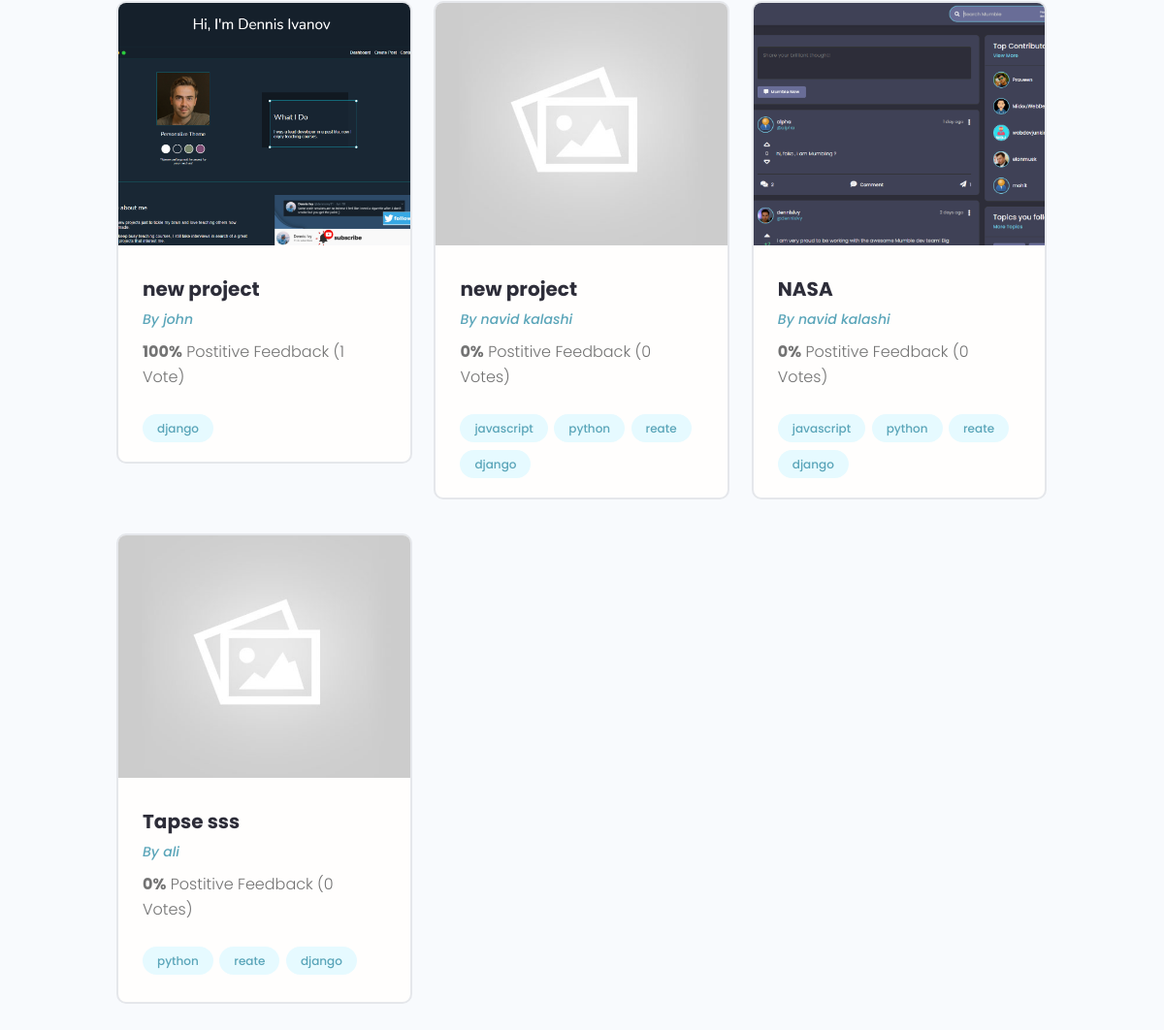
The page /projects/ (lower part) on the database as committed earlier.
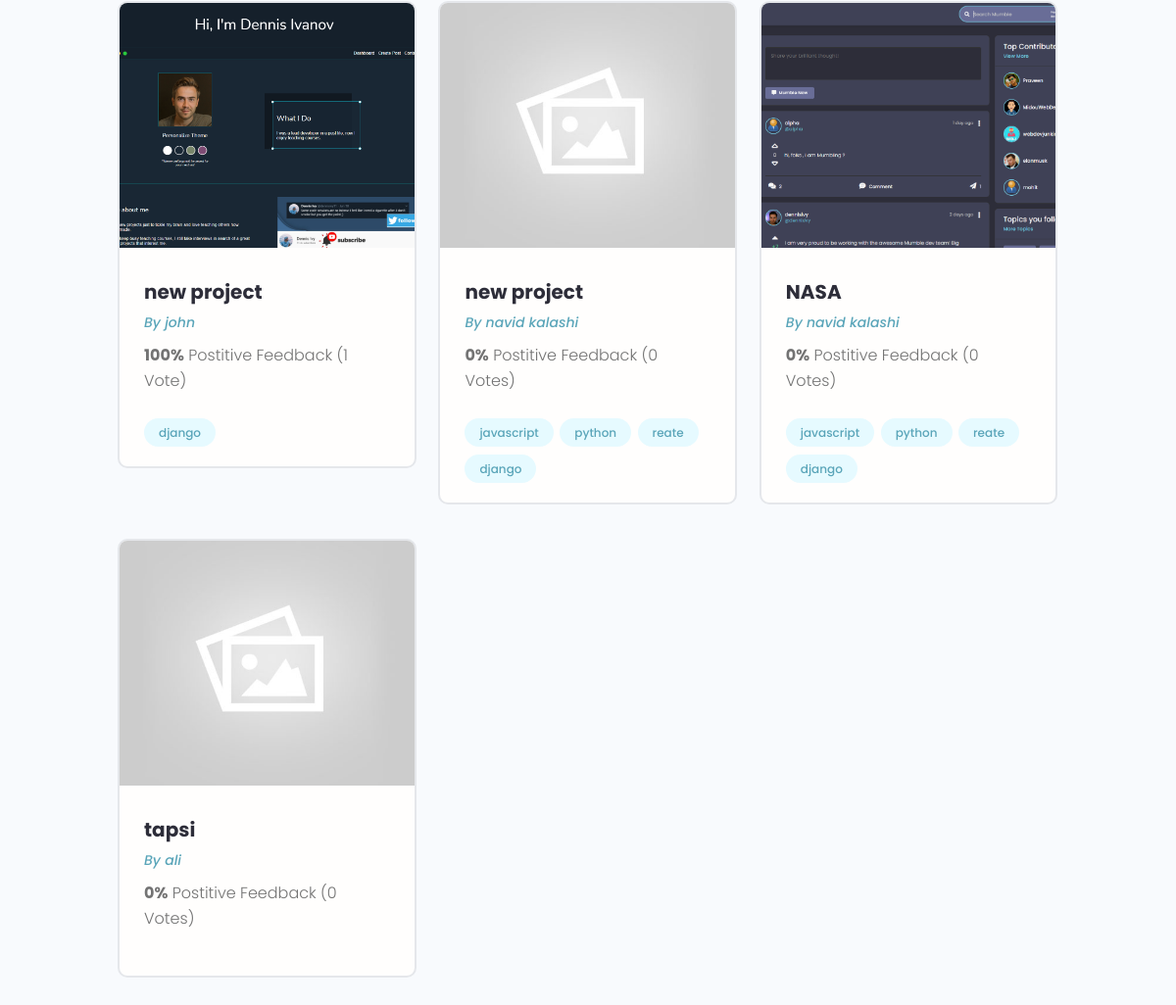
The same page on the database as committed later.
### projects/models.py (models this page shows, shortened)
class Project(models.Model):
    owner = models.ForeignKey(Profile, on_delete=models.SET_NULL, null=True, blank=True)
    title = models.CharField(max_length=200)
    description = models.TextField(null=True, blank=True)
    featured_image = models.ImageField(null=True, blank=True, default='default.jpg')
    demo_link = models.CharField(max_length=2000, null=True, blank=True)
    source_link = models.CharField(max_length=2000, null=True, blank=True)
    tags = models.ManyToManyField('Tag', blank=True)
    vote_total = models.IntegerField(default=0, null=True, blank=True)
    vote_ratio = models.IntegerField(default=0, null=True, blank=True)
    created = models.DateTimeField(auto_now_add=True)
    id = models.UUIDField(default=uuid.uuid4, unique=True, primary_key=True, editable=False)

class Tag(models.Model):
    name = models.CharField(max_length=200)
    created = models.DateTimeField(auto_now_add=True)
    id = models.UUIDField(default=uuid.uuid4, unique=True, primary_key=True, editable=False)
    def __str__(self):
        return self.name

### users/models.py (models this page shows, shortened)
class Profile(models.Model):
    user = models.OneToOneField(User, on_delete=models.CASCADE, null=True, blank=True)
    name = models.CharField(max_length=200, null=True, blank=True)
    email = models.EmailField(max_length=500, null=True, blank=True)
    username = models.CharField(max_length=200, null=True, blank=True)
    location = models.CharField(max_length=200, null=True, blank=True)
    short_intro = models.CharField(max_length=200, null=True, blank=True)
    bio = models.TextField(null=True, blank=True)
    profile_image = models.ImageField(null=True, blank=True, upload_to='profiles/', default='profiles/user-default.png')
    social_github = models.CharField(max_length=200, null=True, blank=True)
    social_twitter = models.CharField(max_length=200, null=True, blank=True)
    social_linkedin = models.CharField(max_length=200, null=True, blank=True)
    social_youtube = models.CharField(max_length=200, null=True, blank=True)
    social_website = models.CharField(max_length=200, null=True, blank=True)
    created = models.DateTimeField(auto_now_add=True)
    id = models.UUIDField(default=uuid.uuid4, unique=True, primary_key=True, editable=False)

### projects/views.py (the view)
# urls.py: path('projects/', include('projects.urls')),
def projects(request):
    projects = Project.objects.all()
    context = {'projects': projects}
    return render(request, 'projects/projects.html', context)

### projects/templates/projects/projects.html (shortened to what this page needs)
{% extends 'main.html' %}
{% block content %}
<main class="projects">
    <section class="projectsList">
      <div class="container">
        <div class="grid grid--three">
            {% for project in projects %}
            <div class="column">
              <div class="card project">
                <a href="{% url 'project' project.id %}" class="project">
                  <img class="project__thumbnail" src="{{project.featured_image.url}}" alt="project thumbnail" />
                  <div class="card__body">
                    <h3 class="project__title">{{project.title}}</h3>
                    <p><a class="project__author" href="{% url 'user-profile' project.owner.id %}">By {{project.owner.name}}</a></p>
                    <p class="project--rating">
                      <span style="font-weight: bold;">{{project.vote_ratio}}%</span> Postitive
                      Feedback ({{project.vote_total}} Vote{{project.vote_total|pluralize:'s'}})
                    </p>
                    <div class="project__tags">
                        {% for tag in project.tags.all %}
                        <span class="tag tag--pill tag--main">
                          <small>{{tag}}</small>
                        </span>
                        {% endfor %}
                    </div>
                  </div>
                </a>
              </div>
            </div>
            {% endfor %}
        </div>
      </div>
    </section>
  </main>
{% endblock content %}

### templates/main.html (shortened to what this page needs)
<!DOCTYPE html>
{% load static %}
<html lang="en">
<head>
    <link rel="stylesheet" href="https://cdn.iconmonstr.com/1.3.0/css/iconmonstr-iconic-font.min.css" />
    <link rel="stylesheet" href="{% static 'uikit/styles/uikit.css' %}" />
    <link rel="stylesheet" href="{% static 'styles/app.css' %}" />
</head>
<body>
    {% block content %}{% endblock content %}
</body>
</html>

### templates/navbar.html (shortened to what this page needs)
{% load static %}

### static/styles/app.css (style rules this page uses)
:root { --color-sub: #2d2d39; }
.card { border: 2px solid var(--color-light); }
img { width: 100%; }
.project__author { font-size: 1.4rem; font-style: italic; }
.project--rating { margin-bottom: 1.6em; margin-top: .5em; }
.projectsList { margin-top: 8rem; }
.project__thumbnail { height: 25rem; object-fit: cover; object-position: top center; }
.project__title { font-size: 2rem; font-weight: 700; color: var(--color-sub); }

### static/uikit/styles/modules/_variables.css (style rules this page uses)
:root { --color-main: #5aa5b9; --color-main-light: #e6faff; --color-sub: #3f4156; --color-sub-light: #51546e; --color-sub-lighter: #ededfd; --color-text: #737373; --color-gray: #8b8b8b; --color-light: #e5e7eb; --color-light-gray: #767676; --color-bg: #f8fafd; --color-white: #fffefd; --color-white-light: #f3f3f3; --color-success: #359e64; --color-success-bg: #def8e8; --color-error: #fc4b0b; --color-error-bg: #fff2ee; --font-base: 'Poppins', arial, helvetica, 'Segoe UI', roboto, ubuntu, sans-serif; --font-monospace: 'Fira Code', 'Courier New', courier, monospace; --font-regular: 300; --font-medium: 500; --font-bold: 700; --generic-shadow: 1px 1px 5px #00000010; --generic-transition: all 0.3s ease-in-out; }

### static/uikit/styles/modules/_base.css (style rules this page uses)
* { margin: 0; padding: 0; box-sizing: border-box; text-rendering: optimizeLegibility; color: inherit; font-size: inherit; }
html { font-size: 50%; }
@media only screen and (min-width: 480px) { html { font-size: 56.25%; } }
@media only screen and (min-width: 1200px) { html { font-size: 62.5%; } }
body { line-height: 1.6; font-weight: 400; font-size: 1.5rem; color: var(--color-text); background-color: var(--color-bg); min-height: 100vh; }

### static/uikit/styles/modules/_typography.css (style rules this page uses)
* { font-family: var(--font-base); }
h3 { font-size: 3.2rem; font-weight: var(--font-medium); }
p, span, strong { font-size: 1.6rem; color: var(--color-text); font-weight: var(--font-regular); }
a { padding-bottom: 2px; text-decoration: none; display: inline-block; color: var(--color-main); font-weight: var(--font-medium); }

### static/uikit/styles/modules/_utilities.css (style rules this page uses)
.container { width: 92%; max-width: 165rem; margin: 0 auto; box-sizing: border-box; }
@media screen and (min-width: 1000px) { .container { width: 90%; } }
@media screen and (min-width: 1200px) { .container { width: 80%; } }

### static/uikit/styles/modules/_card.css (style rules this page uses)
.card { border-radius: 1rem; background-color: var(--color-white); border: 1.5px solid var(--color-light); width: auto; height: auto; margin-top: 0.5rem; margin-bottom: 0.5rem; overflow: hidden; }
.card__body, .card__header { padding: 2rem 2.5rem; }

### static/uikit/styles/modules/_tag.css (style rules this page uses)
.tag { display: inline-flex; align-items: center; background-color: var(--color-sub); height: -webkit-fit-content; height: -moz-fit-content; height: fit-content; width: -webkit-fit-content; width: -moz-fit-content; width: fit-content; border-radius: 0.5rem; padding: 0.5rem 1.5rem; font-size: 1.2rem; cursor: pointer; }
.tag:not(:last-child) { margin-right: 0.25rem; margin-bottom: 0.75rem; }
.tag > small { color: var(--color-white); }
.tag--pill { border-radius: 5rem; }
.tag--main, .tag--main > small { background: var(--color-main-light); color: var(--color-main); font-weight: 500; }

### static/uikit/styles/modules/_grid.css (style rules this page uses)
.grid { display: flex; flex-wrap: wrap; justify-content: flex-start; align-items: stretch; }
.grid > .column { min-width: 28rem; margin-bottom: 2.5rem; }
.grid--three > .column { flex-basis: 100%; }
@media screen and (min-width: 800px) { .grid--three { margin-right: -2%; } }
@media screen and (min-width: 800px) { .grid--three > .column { margin-right: 2%; } }
@media screen and (min-width: 800px) { .grid--three > .column { flex-basis: 48%; } }
@media screen and (min-width: 1200px) { .grid--three { margin-right: -2.33%; } }
@media screen and (min-width: 1200px) { .grid--three > .column { margin-right: 2.33%; } }
@media screen and (min-width: 1200px) { .grid--three > .column { flex-basis: 31%; } }

Rows that differ between the two databases and show on the page:
removed Project: featured_image (placeholder picture), title "Tapse sss", owner.name "ali", vote_ratio "0", vote_total "0", Tag (name "python"), Tag (name "reate"), Tag (name "django")
added Project: featured_image (placeholder picture), title "tapsi", owner.name "ali", vote_ratio "0", vote_total "0"
